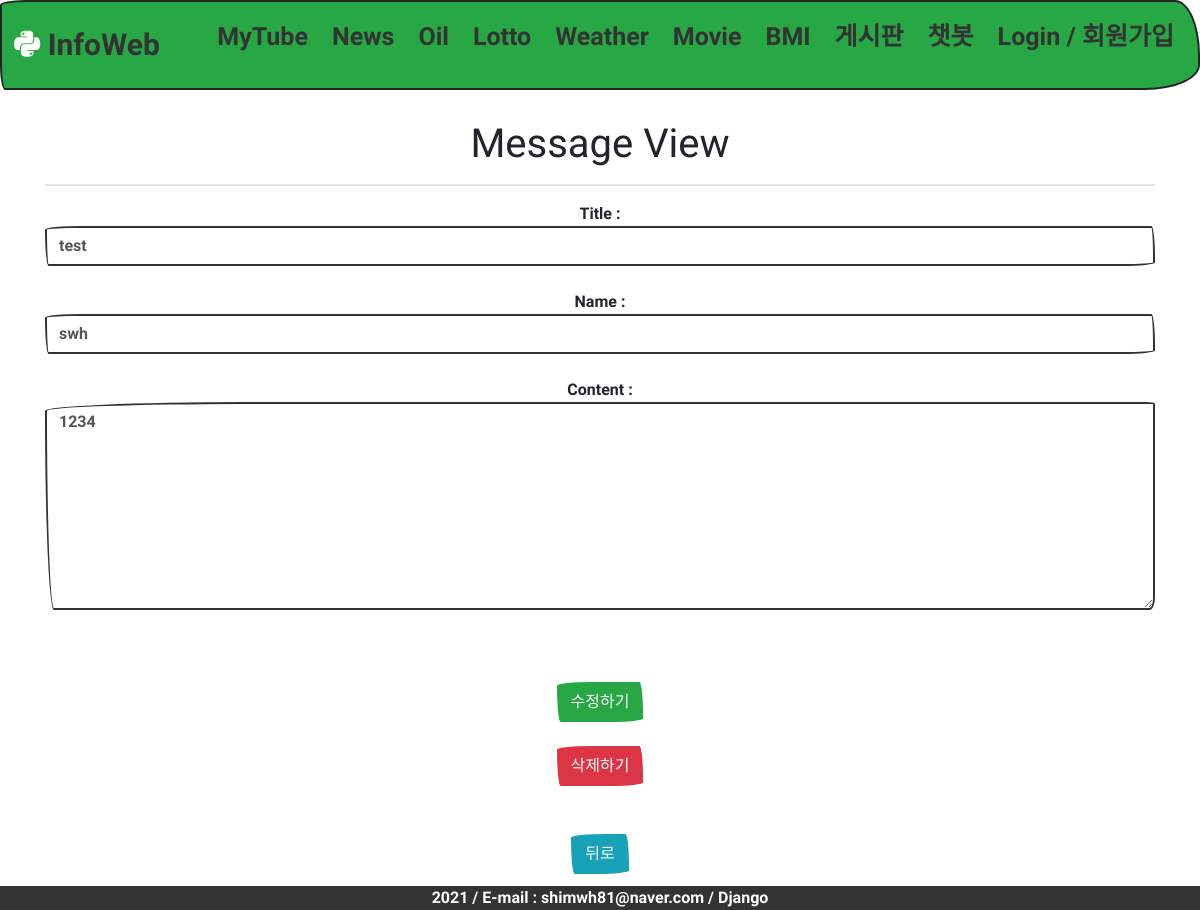
Before: /board/1/ with the older database file.
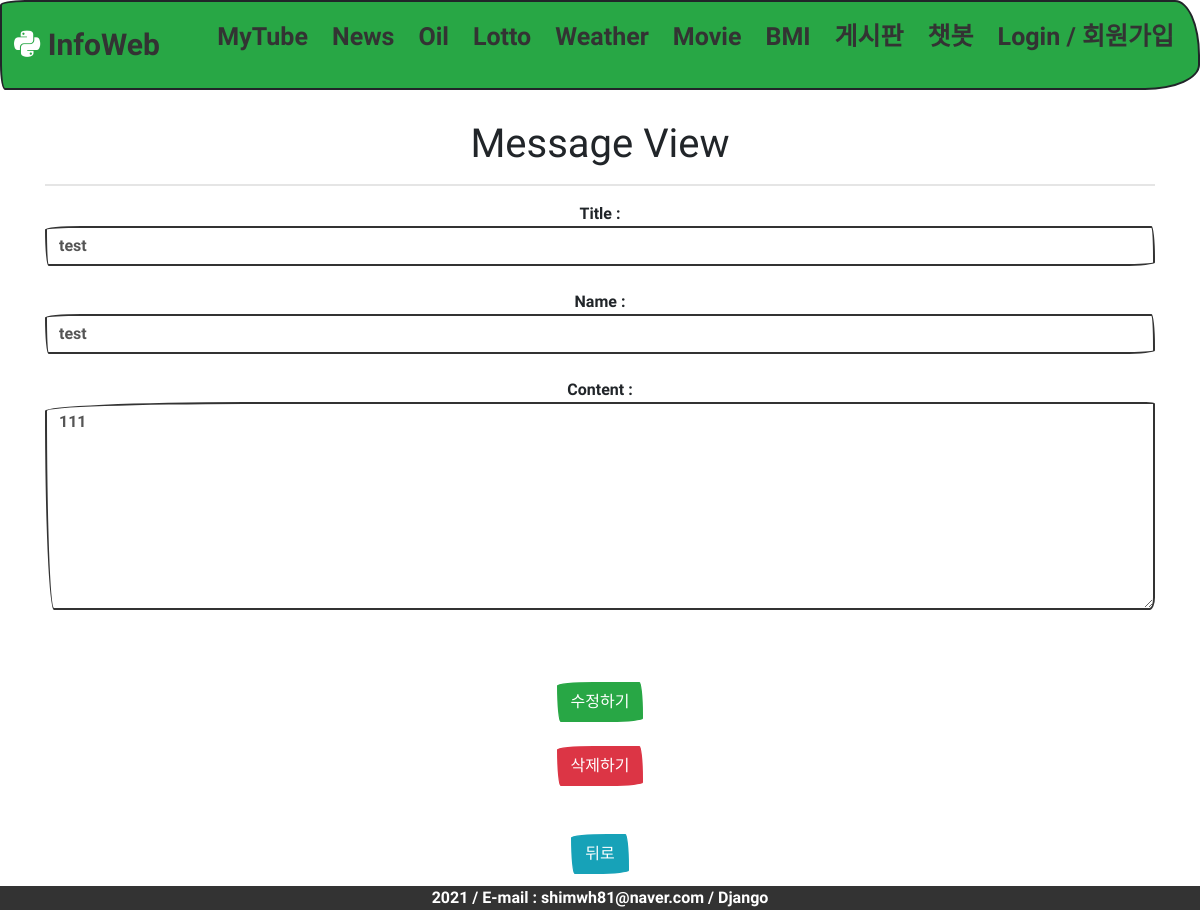
After: the same page with the newer database file.
### board/models.py (models this page shows, shortened)
class Message(models.Model):
    title = models.CharField(max_length=50, help_text='최대 50자 내로 입력가능합니다.')
    name = models.CharField(max_length=10, help_text='최대 10자 내로 입력가능합니다.')
    contents = models.TextField(default='', help_text='내용을 입력해주세요~')
    regdate = models.DateTimeField(auto_now=True)

### board/views.py (the view)
# urls.py: path('<int:pk>/', views.board_detail, name='detail_view'),
def board_detail(request, pk):
    msg = get_object_or_404(Message, pk=pk)
    return render(request, 'infoweb/msgView.html', {'msg':msg})

### templates/infoweb/msgView.html (shortened to what this page needs)
{% extends "infoweb/base.html" %}
{% load static %}
{% block content %}
<div  class="form-group">
    <h1>Message View</h1>
    <hr>
    <form action="{% url 'board_modify' %}" method="post">
        Title : <input class="form-control" type="text" name="title" value="{{ msg.title }}"><br>
        Name : <input class="form-control" type="text" name="name" value="{{ msg.name }}"><br>
        Content : <textarea class="form-control" id="exampleTextarea" rows="8" name="contents">{{ msg.contents }}</textarea><br>
        <br><br>
        <input type="submit" class="btn btn-success" value="수정하기">
    </form>
<br>
    <form action="{% url 'board_del' %}" method="post">
        <input type="submit" class="btn btn-danger" value="삭제하기">
    </form>
    <br><br>
    <a href="{% url 'board' %}"><input type="button" class="btn btn-info" value="뒤로"></a>
    <br>
</div>
{% endblock %}

Changed rows visible on the page:
changed Message "test": name "swh" → "test"; contents "1234" → "111"
